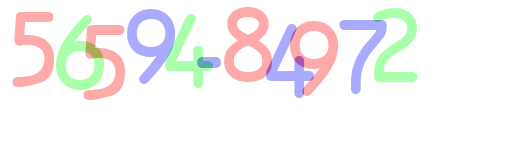
#> input picture Captcha_Hacking/3.png, 510 x 150 px, given in place of stairs.jpg, which was not available
$ jupyter execute OpenCV_Filtering.ipynb   (text cells are left out)
#> lines starting #> are read from the running program, lines starting #| are printed output that depends on the picture
[cell 1]
from google.colab import files
uploaded = files.upload()
#> the answer given: 3.png

[cell 2]
import cv2
import matplotlib.pyplot as plt
import numpy as np

image = cv2.imread('stairs.jpg')
#> image is the input picture: shape (150, 510, 3); mean B, G, R 243.2, 243.3, 245.6
plt.imshow(cv2.cvtColor(image, cv2.COLOR_BGR2RGB))
plt.show()

size = 4
kernel = np.ones((size, size), np.float32) / (size ** 2)
print(kernel)

dst = cv2.filter2D(image, -1, kernel)
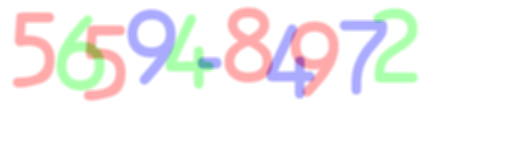
#> dst: shape (150, 510, 3); mean B, G, R 243.2, 243.3, 245.6
plt.imshow(cv2.cvtColor(dst, cv2.COLOR_BGR2RGB))
plt.show()

[cell 3]
import cv2
import matplotlib.pyplot as plt

image = cv2.imread('stairs.jpg')
plt.imshow(cv2.cvtColor(image, cv2.COLOR_BGR2RGB))
plt.show()

dst = cv2.blur(image, (4, 4))
plt.imshow(cv2.cvtColor(dst, cv2.COLOR_BGR2RGB))
plt.show()

[cell 4]
import cv2

image = cv2.imread('stairs.jpg')
plt.imshow(cv2.cvtColor(image, cv2.COLOR_BGR2RGB))
plt.show()

# kernel_size: odd numbers
dst = cv2.GaussianBlur(image, (5, 5), 0)
plt.imshow(cv2.cvtColor(dst, cv2.COLOR_BGR2RGB))
plt.show()


$ run again, on Captcha_Hacking/4.png
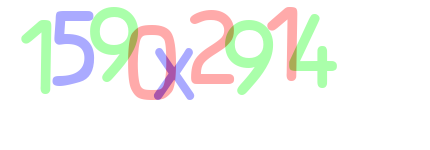
#> input picture Captcha_Hacking/4.png, 430 x 150 px, given in place of stairs.jpg, which was not available
#> image is the input picture: shape (150, 430, 3); mean B, G, R 242.5, 246.5, 244.9
#> `dst = cv2.filter2D(image, -1, kernel)`:
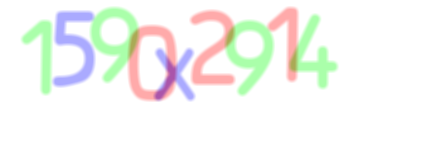
#> dst: shape (150, 430, 3); mean B, G, R 242.5, 246.5, 244.9
